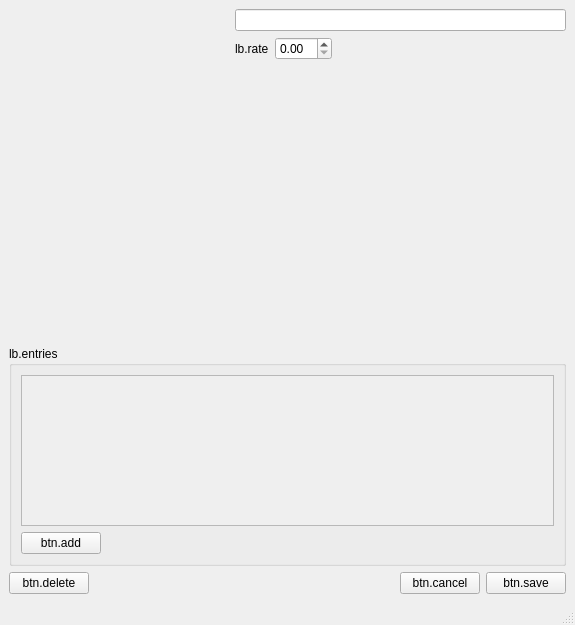
<?xml version="1.0" encoding="UTF-8"?>
<ui version="4.0">
 <class>MovieWindow</class>
 <widget class="QMainWindow" name="MovieWindow">
  <property name="geometry">
   <rect>
    <x>0</x>
    <y>0</y>
    <width>575</width>
    <height>625</height>
   </rect>
  </property>
  <property name="minimumSize">
   <size>
    <width>575</width>
    <height>625</height>
   </size>
  </property>
  <property name="windowTitle">
   <string>window.title</string>
  </property>
  <widget class="QWidget" name="Body">
   <layout class="QVBoxLayout" name="verticalLayout_2" stretch="3,2,0">
    <item>
     <layout class="QHBoxLayout" name="LayoutMovieSection" stretch="2,3">
      <item>
       <widget class="QLabel" name="LabelPreview">
        <property name="minimumSize">
         <size>
          <width>0</width>
          <height>309</height>
         </size>
        </property>
        <property name="text">
         <string/>
        </property>
        <property name="alignment">
         <set>Qt::AlignCenter</set>
        </property>
       </widget>
      </item>
      <item>
       <layout class="QVBoxLayout" name="LayouMovieInfo">
        <item>
         <widget class="QLineEdit" name="InputTitle"/>
        </item>
        <item>
         <layout class="QHBoxLayout" name="LayoutMovieRate">
          <item>
           <widget class="QLabel" name="LabelRate">
            <property name="text">
             <string>lb.rate</string>
            </property>
           </widget>
          </item>
          <item>
           <widget class="QDoubleSpinBox" name="InputRate">
            <property name="maximum">
             <double>10.000000000000000</double>
            </property>
           </widget>
          </item>
          <item>
           <spacer name="SpacerMovieRate">
            <property name="orientation">
             <enum>Qt::Horizontal</enum>
            </property>
            <property name="sizeHint" stdset="0">
             <size>
              <width>40</width>
              <height>20</height>
             </size>
            </property>
           </spacer>
          </item>
         </layout>
        </item>
        <item>
         <spacer name="SpacerMovieInfo">
          <property name="orientation">
           <enum>Qt::Vertical</enum>
          </property>
          <property name="sizeHint" stdset="0">
           <size>
            <width>20</width>
            <height>40</height>
           </size>
          </property>
         </spacer>
        </item>
       </layout>
      </item>
     </layout>
    </item>
    <item>
     <widget class="QGroupBox" name="GroupEntries">
      <property name="title">
       <string>lb.entries</string>
      </property>
      <layout class="QVBoxLayout" name="verticalLayout_4">
       <item>
        <widget class="QScrollArea" name="ScrollAreaEntries">
         <property name="widgetResizable">
          <bool>true</bool>
         </property>
         <widget class="QWidget" name="EntriesContainer">
          <property name="geometry">
           <rect>
            <x>0</x>
            <y>0</y>
            <width>531</width>
            <height>124</height>
           </rect>
          </property>
          <layout class="QVBoxLayout" name="LayoutEntriesContainer"/>
         </widget>
        </widget>
       </item>
       <item>
        <layout class="QHBoxLayout" name="LayoutEntriesControls">
         <item>
          <widget class="QPushButton" name="ButtonAddEntry">
           <property name="text">
            <string>btn.add</string>
           </property>
          </widget>
         </item>
         <item>
          <spacer name="SpacerEntriesControls">
           <property name="orientation">
            <enum>Qt::Horizontal</enum>
           </property>
           <property name="sizeHint" stdset="0">
            <size>
             <width>40</width>
             <height>20</height>
            </size>
           </property>
          </spacer>
         </item>
        </layout>
       </item>
      </layout>
     </widget>
    </item>
    <item>
     <layout class="QHBoxLayout" name="LayoutMovieControls">
      <item>
       <widget class="QPushButton" name="ButtonDelete">
        <property name="text">
         <string>btn.delete</string>
        </property>
       </widget>
      </item>
      <item>
       <spacer name="MovieControlsSpacer">
        <property name="orientation">
         <enum>Qt::Horizontal</enum>
        </property>
        <property name="sizeHint" stdset="0">
         <size>
          <width>40</width>
          <height>20</height>
         </size>
        </property>
       </spacer>
      </item>
      <item>
       <widget class="QPushButton" name="ButtonCancel">
        <property name="text">
         <string>btn.cancel</string>
        </property>
       </widget>
      </item>
      <item>
       <widget class="QPushButton" name="ButtonSave">
        <property name="text">
         <string>btn.save</string>
        </property>
       </widget>
      </item>
     </layout>
    </item>
   </layout>
  </widget>
  <widget class="QMenuBar" name="menuBar">
   <property name="geometry">
    <rect>
     <x>0</x>
     <y>0</y>
     <width>575</width>
     <height>24</height>
    </rect>
   </property>
  </widget>
  <widget class="QStatusBar" name="statusbar"/>
 </widget>
 <resources/>
 <connections/>
</ui>
